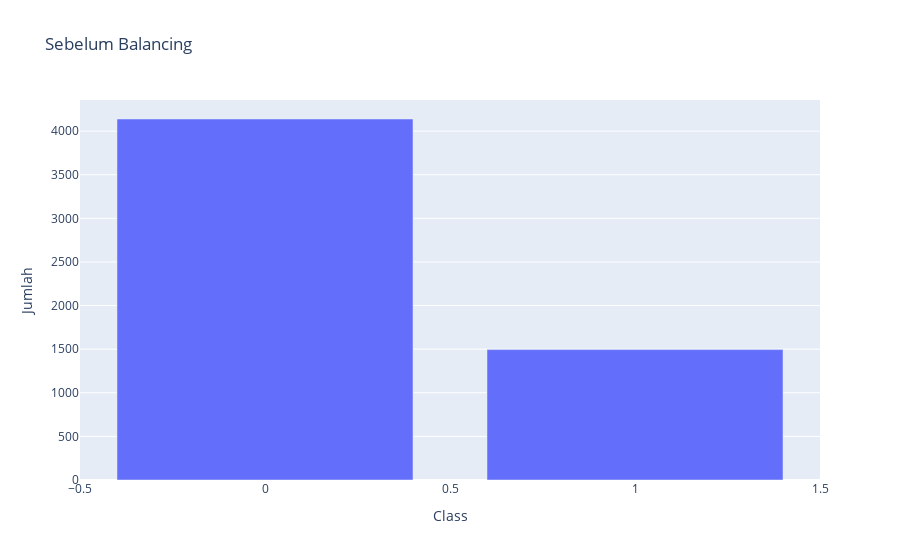
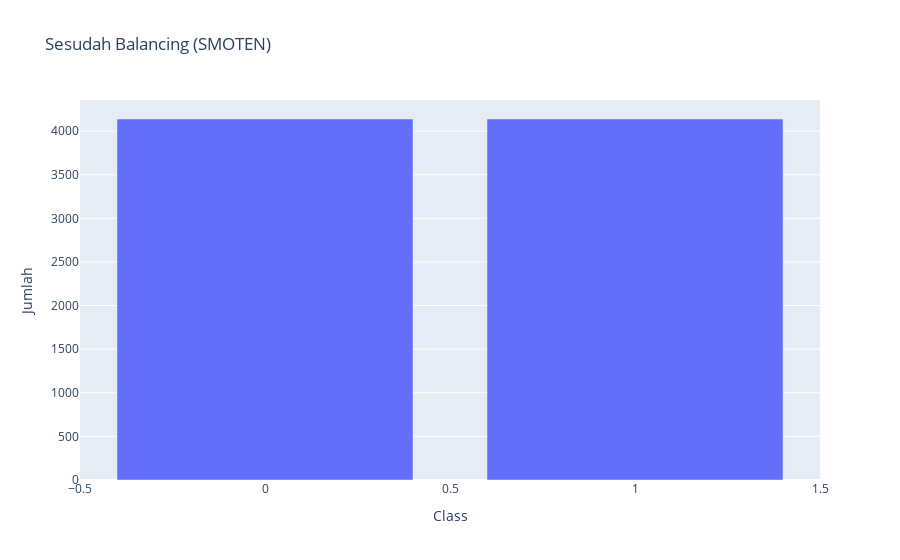

The code cell stored with these charts, in order, in its notebook:
### Code cell
import plotly.express as px

# Data sebelum balancing
fig = px.bar(x=y_train.value_counts().index, y=y_train.value_counts().values, 
             labels={'x': 'Class', 'y': 'Jumlah'},
             title='Sebelum Balancing')
fig.update_layout(barmode='group', showlegend=False)

# Data setelah balancing
fig2 = px.bar(x=y_train_over.value_counts().index, y=y_train_over.value_counts().values,
              labels={'x': 'Class', 'y': 'Jumlah'},
              title='Sesudah Balancing (SMOTEN)')
fig2.update_layout(barmode='group', showlegend=False)

# Tampilkan plot
fig.show()
fig2.show()

### Figure 1 — Plotly figure (JSON) as saved in the notebook; plotly's stock layout.template omitted (floating-point values rounded to 4 significant figures)
{"data": [{"alignmentgroup": "True", "hovertemplate": "Class=%{x}<br>Jumlah=%{y}<extra></extra>", "legendgroup": "", "marker": {"color": "#636efa", "pattern": {"shape": ""}}, "name": "", "offsetgroup": "", "orientation": "v", "showlegend": false, "textposition": "auto", "type": "bar", "x": [0, 1], "xaxis": "x", "y": [4139, 1495], "yaxis": "y"}], "layout": {"barmode": "group", "legend": {"tracegroupgap": 0}, "showlegend": false, "title": {"text": "Sebelum Balancing"}, "xaxis": {"anchor": "y", "domain": [0, 1], "title": {"text": "Class"}}, "yaxis": {"anchor": "x", "domain": [0, 1], "title": {"text": "Jumlah"}}}}

### Figure 2 — Plotly figure (JSON) as saved in the notebook; plotly's stock layout.template omitted (floating-point values rounded to 4 significant figures)
{"data": [{"alignmentgroup": "True", "hovertemplate": "Class=%{x}<br>Jumlah=%{y}<extra></extra>", "legendgroup": "", "marker": {"color": "#636efa", "pattern": {"shape": ""}}, "name": "", "offsetgroup": "", "orientation": "v", "showlegend": false, "textposition": "auto", "type": "bar", "x": [0, 1], "xaxis": "x", "y": [4139, 4139], "yaxis": "y"}], "layout": {"barmode": "group", "legend": {"tracegroupgap": 0}, "showlegend": false, "title": {"text": "Sesudah Balancing (SMOTEN)"}, "xaxis": {"anchor": "y", "domain": [0, 1], "title": {"text": "Class"}}, "yaxis": {"anchor": "x", "domain": [0, 1], "title": {"text": "Jumlah"}}}}
